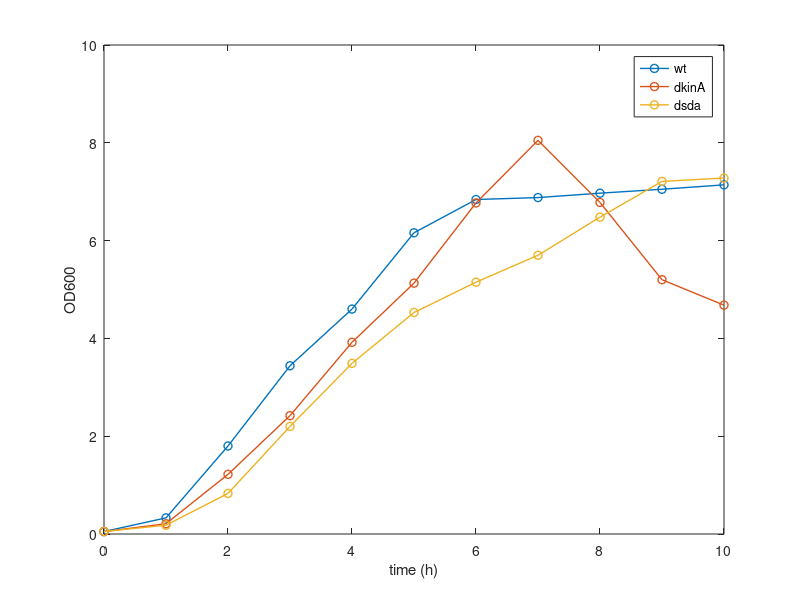

MATLAB code for this plot:
t=0:10;
wt=[0.05	0.33	1.80	3.44	4.60	6.16	6.84	6.88	6.97	7.05	7.14];
da=[0.05	0.21	1.22	2.42	3.92	5.13	6.77	8.05	6.78	5.20	4.68];
ds=[0.05	0.18	0.83	2.20	3.49	4.53	5.15	5.70	6.48	7.21	7.28];



%%
set(0, 'DefaultLineLineWidth', 1);
plot(t,wt,'o-');hold on;plot(t,da,'o-');hold on;plot(t,ds,'o-');hold on;
legend('wt','dkinA','dsda');
xlabel('time (h)');
ylabel('OD600');
